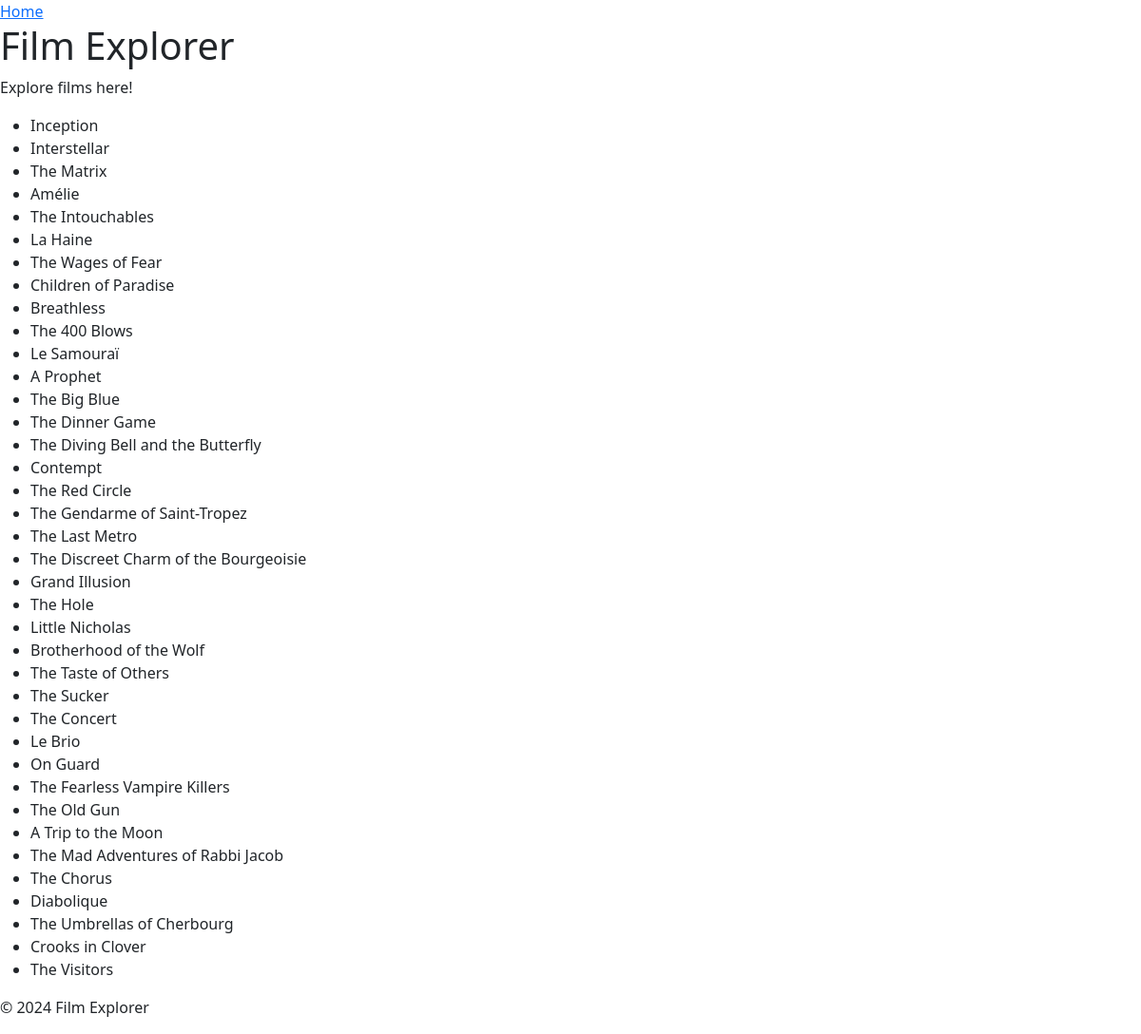
The page /films04/ on the database its author committed.
### films/models.py (models this page shows, shortened)
class Film(models.Model):
    title = models.CharField(max_length=200)
    release_year = models.IntegerField()
    slug = models.SlugField(unique=True, blank=True)
    def __str__(self):
        return self.title

### films/views.py (the view)
# urls.py: path('films04/', films04_db, name='films04_db'),
def films04_db(request):
    films = Film.objects.all()
    return render(request, "films02_list.html", {"films": films})

### films/templates/films02_list.html (shortened to what this page needs)
{% extends "base.html" %}
{% block content %}
<h1>Film Explorer</h1>
<p>Explore films here!</p>
<ul>
    {% for film in films %}
        <li>{{ film }}</li>
    {% empty %}
        <li>No films available.</li>
    {% endfor %}
</ul>
{% endblock %}

### films/static/css/style.css (style rules this page uses)
h1 { color: blue; }

### rows shown on the page
Film: title "Inception"
Film: title "Interstellar"
Film: title "The Matrix"
Film: title "Amélie"
Film: title "The Intouchables"
Film: title "La Haine"
Film: title "The Wages of Fear"
Film: title "Children of Paradise"
Film: title "Breathless"
Film: title "The 400 Blows"
Film: title "Le Samouraï"
Film: title "A Prophet"
Film: title "The Big Blue"
Film: title "The Dinner Game"
Film: title "The Diving Bell and the Butterfly"
Film: title "Contempt"
Film: title "The Red Circle"
Film: title "The Gendarme of Saint-Tropez"
Film: title "The Last Metro"
Film: title "The Discreet Charm of the Bourgeoisie"
Film: title "Grand Illusion"
Film: title "The Hole"
Film: title "Little Nicholas"
Film: title "Brotherhood of the Wolf"
Film: title "The Taste of Others"
Film: title "The Sucker"
Film: title "The Concert"
Film: title "Le Brio"
Film: title "On Guard"
Film: title "The Fearless Vampire Killers"
Film: title "The Old Gun"
Film: title "A Trip to the Moon"
Film: title "The Mad Adventures of Rabbi Jacob"
Film: title "The Chorus"
Film: title "Diabolique"
Film: title "The Umbrellas of Cherbourg"
Film: title "Crooks in Clover"
Film: title "The Visitors"
